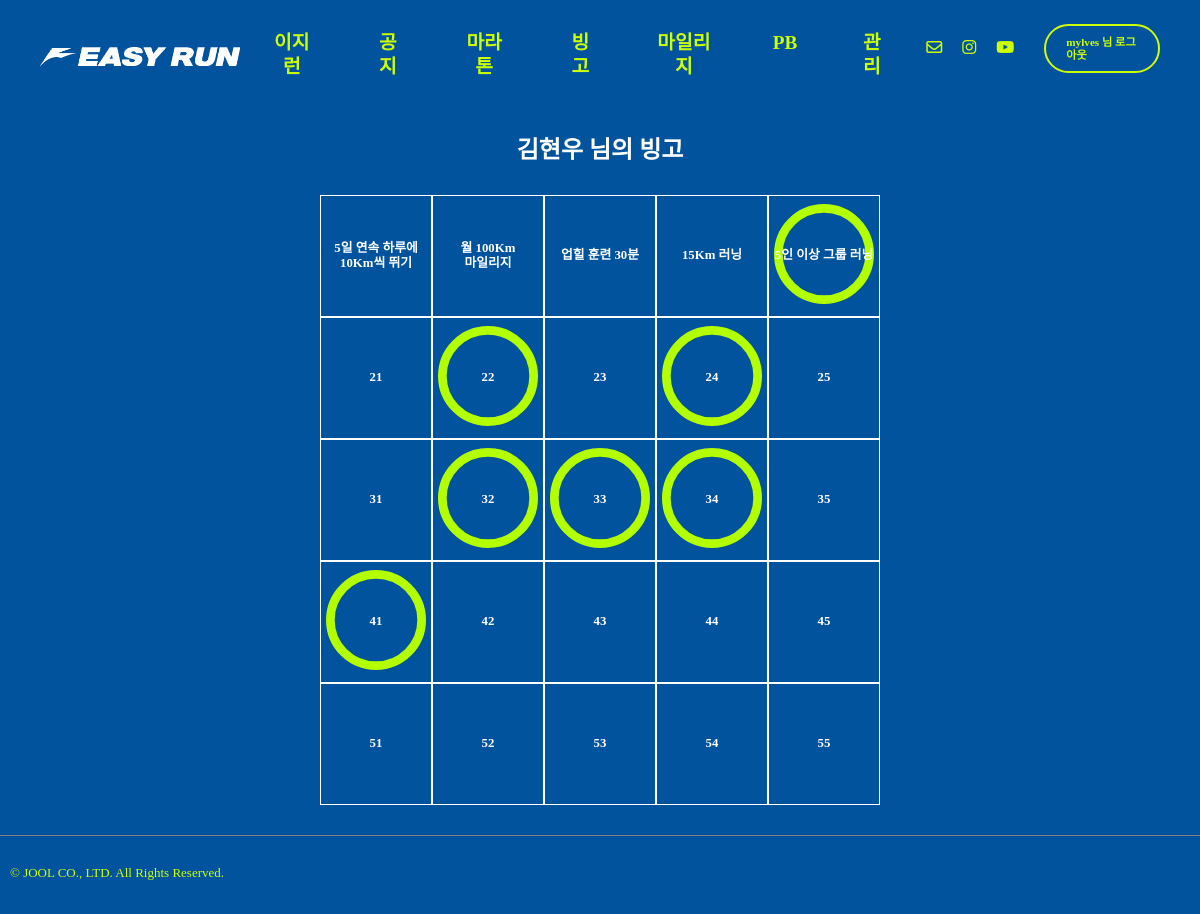
Screenshot of /bingo/1 with the database file from the repository.
### bingo/models.py (models this page shows, shortened)
class BingoCheck(models.Model):
    bingo_item = models.ForeignKey(BingoItem, on_delete=models.CASCADE)
    user = models.ForeignKey(settings.AUTH_USER_MODEL, on_delete=models.CASCADE)
    completed = models.BooleanField(default=False)

class BingoItem(models.Model):
    item_id = models.IntegerField(primary_key=True)
    content = models.CharField(max_length=100, blank=False, null=False)
    row = models.IntegerField(null=False, blank=False)
    col = models.IntegerField(null=False, blank=False)

### bingo/views.py (the view)
# urls.py: path("<str:pk>", views.bingo, name="bingo"),
def bingo(request, pk):
    user = get_object_or_404(User, pk=pk)
    login_user = request.user
    if user == login_user:
        user_matched = 1
    else:
        user_matched = None
    print(user_matched)
    bingo_item_1r = BingoCheck.objects.select_related("bingo_item").filter(user=pk).filter(bingo_item__row=1)
    bingo_item_2r = BingoCheck.objects.select_related("bingo_item").filter(user=pk).filter(bingo_item__row=2)
    bingo_item_3r = BingoCheck.objects.select_related("bingo_item").filter(user=pk).filter(bingo_item__row=3)
    bingo_item_4r = BingoCheck.objects.select_related("bingo_item").filter(user=pk).filter(bingo_item__row=4)
    bingo_item_5r = BingoCheck.objects.select_related("bingo_item").filter(user=pk).filter(bingo_item__row=5)
    lenof5l = len(bingo_item_5r)
    return render(request,"bingo.html",{"bingo_item_1r":bingo_item_1r, "bingo_item_2r":bingo_item_2r, "bingo_item_3r":bingo_item_3r, "bingo_item_4r":bingo_item_4r, "bingo_item_5r":bingo_item_5r, "user_id":pk, "len":lenof5l,"user":user, "user_matched":user_matched})

### templates/bingo.html (shortened to what this page needs)
{% extends "base.html" %}
{% load static %}
{% block content %}
  <div class="record-top-space"></div>
  <div class="flex-container container-400">
    <div class="bingo-title">{{ user.last_name }}{{ user.first_name }}
      님의 빙고</div>
  </div>
  <div class="bingo-board fade-in-up-short">
    <div class="bingo-row">
      {% for item in bingo_item_1r %}
        <label for="{{ item.bingo_item.item_id }}">
          <div class="bingo-col" id="item{{ item.bingo_item.item_id }}">
            {{ item.bingo_item.content }}
            <div id="bingo-img{{ item.bingo_item.item_id }}" class="bingo-img">
              <img class="bingo-stamp" src="{% static "img/Ellipse-1.svg" %}" alt="main-img" height="auto," width="auto">
            </div>
          </div>
        </label>
      {% endfor %}
    </div>
    <div class="bingo-row">
      {% for item in bingo_item_2r %}
        <label for="{{ item.bingo_item.item_id }}">
          <div class="bingo-col" id="item{{ item.bingo_item.item_id }}">
            {{ item.bingo_item.content }}
            <div id="bingo-img{{ item.bingo_item.item_id }}" class="bingo-img">
              <img class="bingo-stamp" src="{% static "img/Ellipse-1.svg" %}" alt="main-img" height="auto," width="auto">
            </div>
          </div>
        </label>
      {% endfor %}
    </div>
    <div class="bingo-row">
      {% for item in bingo_item_3r %}
        <label for="{{ item.bingo_item.item_id }}">
          <div class="bingo-col" id="item{{ item.bingo_item.item_id }}">
            {{ item.bingo_item.content }}
            <div id="bingo-img{{ item.bingo_item.item_id }}" class="bingo-img">
              <img class="bingo-stamp" src="{% static "img/Ellipse-1.svg" %}" alt="main-img" height="auto," width="auto">
            </div>
          </div>
        </label>
      {% endfor %}
    </div>
    <div class="bingo-row">
      {% for item in bingo_item_4r %}
        <label for="{{ item.bingo_item.item_id }}">
          <div class="bingo-col" id="item{{ item.bingo_item.item_id }}">
            {{ item.bingo_item.content }}
            <div id="bingo-img{{ item.bingo_item.item_id }}" class="bingo-img">
              <img class="bingo-stamp" src="{% static "img/Ellipse-1.svg" %}" alt="main-img" height="auto," width="auto">
            </div>
          </div>
        </label>
      {% endfor %}
    </div>
    <div class="bingo-row">
      {% for item in bingo_item_5r %}
        <label for="{{ item.bingo_item.item_id }}">
          <div class="bingo-col" id="item{{ item.bingo_item.item_id }}">
            {{ item.bingo_item.content }}
          </div>
        </label>
      {% endfor %}
    </div>
  </div>
{% endblock content %}

### templates/base.html (shortened to what this page needs)
<!DOCTYPE html>
{% load static %}
<html lang="en">
  <head>
    <link href="https://hangeul.pstatic.net/hangeul_static/css/nanum-square-neo.css" rel="stylesheet">
    <link rel="stylesheet" type="text/css" href="{% static 'css/joolmag.css' %}"/>
    <link rel="stylesheet" type="text/css" href="{% static 'css/normalize.css' %}"/>
    <link rel="stylesheet" type="text/css" href="{% static 'css/article.css' %}"/>
  </head>
  <body id="content" class="mainbg">
    <div class="info-container">
      <div class="sterun-logo-m">
        <a href={% url "index" %}>
          <img src="{% static "img/easyrun-logo2.png" %}" alt="logo-top" height="auto" width="auto">
      </div>
      <div class="j-nav-items fade-in-up-short1">
        <div class="j-nav-item">
          <a href="{% url 'index' %}">이지런</a>
        </div>
        <div class="j-nav-item">
          <a href="{% url 'article:article' %}">공지</a>
        </div>
        <div class="j-nav-item">
          {% if user.is_authenticated %}
            <a href="{% url 'marathon:marathon_list' %}">마라톤</a>
          {% else %}
            <a href="{% url 'users:login' %}">마라톤</a>
          {% endif %}
        </div>
        <div class="j-nav-item">
          {% if user.is_authenticated %}
            <a href="{% url 'bingo:bingo' user.pk %}">빙고</a>
          {% else %}
            <a href="{% url 'users:login' %}">빙고</a>
          {% endif %}
        </div>
        <div class="j-nav-item">
          {% if user.is_authenticated %}
            <a href="{% url 'runres:recordview' user.pk %}">마일리지</a>
          {% else %}
            <a href="{% url 'users:login' %}">마일리지</a>
          {% endif %}
        </div>
        <div class="j-nav-item">
          {% if user.is_authenticated %}
            <a href="{% url 'runres:pbRank' %}">PB</a>
          {% else %}
            <a href="{% url 'users:login' %}">PB</a>
          {% endif %}
        </div>
        {% if user.is_staff %}
          <div class="j-nav-item">
            <a href="{% url 'bingo:bingoupdate' user.pk %}">관리</a>
          </div>
        {% endif %}
      </div>
      <div class="login-sns-box">
        <div class="info-icons">
          <div class="info-icon">
            <i class="fa-regular fa-envelope"></i>
          </div>
          <div class="info-icon">
            <a href="https://www.instagram.com/hyunwoo_05/" target="_blank">
              <i class="fa-brands fa-instagram"></i>
            </a>
          </div>
          <div class="info-icon">
            <i class="fa-brands fa-youtube"></i>
          </div>
        </div>
        <div class="login-box">
          {% if user.is_authenticated %}
            <a href="{% url 'users:logout' %}">
              <div class="login-btn">{{ user.username }}
                님 로그아웃</div>
            </a>
          {% endif %}
        </div>
      </div>
    </div>
    {% block content %}{% endblock content %}
    <footer>
      <div class="rights">
        <p>© JOOL CO., LTD. All Rights Reserved.</p>
      </div>
    </footer>
  </body>
</html>

### static/css/joolmag.css (style rules this page uses)
:root { --j-pink: #eea47f; --blue: #1e90ff; --white: #ffffff; --black: black; --jblue: #00539c; --jlightgreen: #cdff06; --kakaoyellow: #F7E600; }
* { font-family: "Escoredream"; font-weight: 300; }
a { text-decoration-line: none; color: var(--text-color); }
html { overflow-y: scroll; }
img { object-fit: cover; }
.flex-container { display: flex; justify-content: center; align-items: center; }
.container-400 { width: 400px; margin: auto; }
.mainbg { background-color: var(--jblue); margin: 0; padding: 0; overflow-y: auto; overflow-x: auto; }
footer { padding: 10px 0 10px 10px; margin: 10px 0 10px 0; border-top: grey solid 1px; }
.login-sns-box { display: flex; flex-direction: row; }
.sterun-logo-m { text-align: center; padding: 20px 0 0 20px; }
.sterun-logo-m > a > img { width: 200px; }
.info-container { display: flex; align-items: center; justify-content: space-between; margin: 10px 40px 0 20px; }
.info-icons { display: flex; align-items: center; }
.info-icon { color: var(--jlightgreen); margin: 0 10px 0 10px; }
.j-nav-items { display: flex; color: var(--jlightgreen); margin: 20px 0 20px 0; }
.j-nav-item { font-size: 1.3rem; text-align: center; padding: 0 30px 0 30px; }
.j-nav-item a { font-weight: 600; }
.j-nav-item a:after { display: block; content: ""; border-bottom: solid 1px var(--jlightgreen); transform: scaleX(0); transition: transform 250ms ease-in-out; margin-top: -12px; }
.rights { margin: 20px 0 0 0; color: var(--jlightgreen); font-size: 13px; }
.login-box { display: flex; flex-direction: row; }
.login-btn { font-size: 0.7rem; color: var(--jlightgreen); font-weight: 700; border: var(--jlightgreen) solid 2px; border-radius: 50px; padding: 10px 20px 10px 20px; margin-left: 20px; }
.record-top-space { height: 50px; }
.bingo-title { color: var(--white); font-size: 1.5rem; font-weight: 700; text-align: center; }
.bingo-board { display: flex; flex-direction: column; margin: 30px 0 30px 0; }
.bingo-row { display: flex; margin: auto; }
.bingo-col { display: flex; font-size: 0.8rem; width: 100px; height: 100px; padding: 10px 5px 10px 5px; justify-content: center; align-items: center; border: solid var(--white) 1px; color: var(--white); font-weight: 700; word-break: keep-all; text-align: center; }
.bingo-img { display: block; position: absolute; z-index: -1; }
.bingo-stamp { width: 100px; height: 100px; }
.fade-in-up-short { opacity: 0; transform: translateY(15px); animation: fadeInUp 0.8s ease-out forwards; animation-delay: 0.3s; }
.fade-in-up-short1 { opacity: 0; transform: translateY(5px); animation: fadeInUp 0.8s ease-out forwards; animation-delay: 0.3s; }

### static/css/article.css (style rules this page uses)
:root { --j-pink: #EEA47F; --blue: #1e90ff; --white: #ffffff; --black: black; --jblue: #00539C; --jlightgreen: #CDFF06; }
html { overflow-y: scroll; }
.j-nav-items > div > a { font-size: 1.2rem; font-weight: 700; }
.rights { margin: 20px 0 0 0; color: var(--jlightgreen); font-size: 13px; }

### rows the page displays
BingoCheck: bingo_item.content "5일 연속 하루에 10Km씩 뛰기"
BingoCheck: bingo_item.content "월 100Km 마일리지"
BingoCheck: bingo_item.content "업힐 훈련 30분"
BingoCheck: bingo_item.content "15Km 러닝"
BingoCheck: bingo_item.content "5인 이상 그룹 러닝"
BingoCheck: bingo_item.content "21"
BingoCheck: bingo_item.content "22"
BingoCheck: bingo_item.content "23"
BingoCheck: bingo_item.content "24"
BingoCheck: bingo_item.content "25"
BingoCheck: bingo_item.content "31"
BingoCheck: bingo_item.content "32"
BingoCheck: bingo_item.content "33"
BingoCheck: bingo_item.content "34"
BingoCheck: bingo_item.content "35"
BingoCheck: bingo_item.content "41"
BingoCheck: bingo_item.content "42"
BingoCheck: bingo_item.content "43"
BingoCheck: bingo_item.content "44"
BingoCheck: bingo_item.content "45"
BingoCheck: bingo_item.content "51"
BingoCheck: bingo_item.content "52"
BingoCheck: bingo_item.content "53"
BingoCheck: bingo_item.content "54"
BingoCheck: bingo_item.content "55"

### other values shown
{{ user.username }} "mylves"
{{ user.last_name }} "김"
{{ user.first_name }} "현우"
